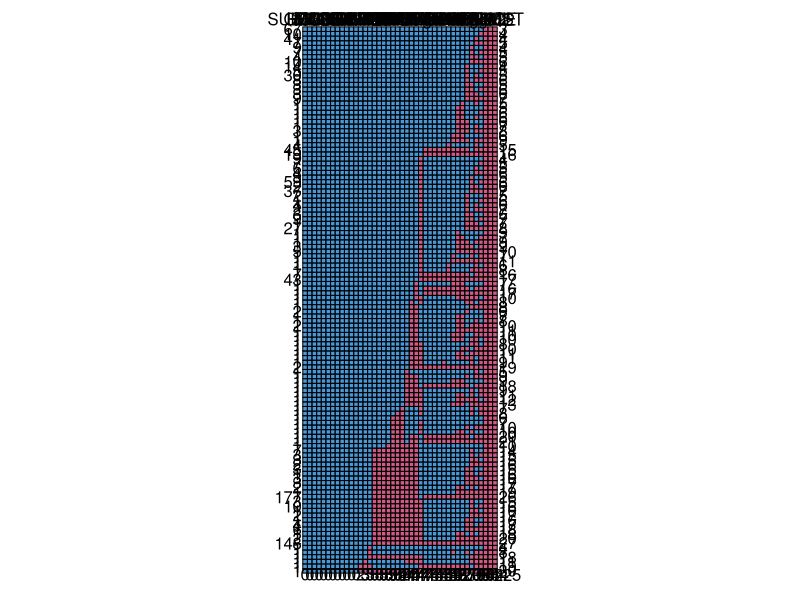

Generate this figure with R: (Note: this script raises an error after producing the figure.)
## ---- chunk 1
knitr::opts_chunk$set(echo = TRUE)

#open packages
library(here)
library(foreign)
library(labelled)
library(dplyr)
library(reshape2)
library(lme4)
library(MASS)
library(mice)
## ---- chunk 2
#set working directory
#setwd("~/Desktop/lizzyandshelley/Dataset") #LIZZY
setwd("~/GitHub/lizzyandshelley/Dataset")  #SHELLEY

#load the data
df <- read.spss("Ricky.SAV", use.value.labels = TRUE, to.data.frame=TRUE)

#get variable labels
attr(df, "variable.labels")
df.labels <- as.data.frame(attr(df, "variable.labels"))
QDSlabels <- data.frame(rownames(df.labels))
df.labels <- cbind(QDSlabels, df.labels)
names(df.labels) <- c("VAR_ID", "description")
rm(QDSlabels)

#USE THIS CODE TO LOOK UP A VARIABLE DESCRIPTION
#df.labels$description[df.labels$VAR_ID=="GENDER"]

#create substance use indicators

# #crack injection
# table(df$CRKINJ, useNA = "ifany")

df$CRKINJ1 <- ifelse(df$CRKINJ1=="No", "No", ifelse(df$CRKINJ1=="Yes", "Yes", NA))
# table(df$CRKINJ1, useNA = "ifany")
# table(df$CRKINJ2, useNA = "ifany")
# 
# 
# #powder cocaine injection
# table(df$CCINJ, useNA = "ifany")

df$CCINJ1 <- ifelse(df$CCINJ1=="No", "No", ifelse(df$CCINJ1=="Yes", "Yes", NA))
# table(df$CCINJ1, useNA = "ifany")
# table(df$CCINJ2, useNA = "ifany")
# 
# 
# #meth injection
# table(df$MTINJ, useNA = "ifany")

df$MTINJ1 <- ifelse(df$MTINJ1=="No", "No", ifelse(df$MTINJ1=="Yes", "Yes", NA))

# table(df$MTINJ1, useNA = "ifany")
# table(df$MTINJ2, useNA = "ifany")
# 

#injection of prescription stimulants
#table(df$STINJ, useNA = "ifany")

df$STINJ1 <- ifelse(df$STINJ1=="No", "No", ifelse(df$STINJ1=="Yes", "Yes", NA))

#table(df$STINJ1, useNA = "ifany")
#table(df$STINJ2, useNA = "ifany")


# #heroin injection
# table(df$HRINJ, useNA = "ifany")

df$HRINJ1 <- ifelse(df$HRINJ1=="No", "No", ifelse(df$HRINJ1=="Yes", "Yes", NA))
# table(df$HRINJ1, useNA = "ifany")
# table(df$HRINJ2, useNA = "ifany")

#NMPO injection
table(df$OPINJ, useNA = "ifany")

df$OPINJ1 <- ifelse(df$OPINJ1=="No", "No", ifelse(df$OPINJ1=="Yes", "Yes", NA))
table(df$OPINJ1, useNA = "ifany")
table(df$OPINJ2, useNA = "ifany")
# 
# #alcohol
df$ALCDAY <- as.numeric(df$ALCDAY)
df$ALCDAY1 <- as.numeric(df$ALCDAY1)
df$ALCDAY2 <- as.numeric(df$ALCDAY2)

df$ALCTX <- as.numeric(df$ALCTX)
df$ALCTX1 <- as.numeric(df$ALCTX1)
df$ALCTX2 <- as.numeric(df$ALCTX2)

#binge alcohol on a typical day
#binge baseline
df$binge <- ifelse(df$ALCDAY==0, 0, ifelse(df$ALCTX<4, 0, ifelse(df$ALCTX>3, 1, NA)))
#binge FU1 
df$binge1 <- ifelse(df$ALCDAY1==0, 0, ifelse(df$ALCTX1<4, 0, ifelse(df$ALCTX1>3, 1, NA)))
#binge FU2
df$binge2 <- ifelse(df$ALCDAY2==0, 0, ifelse(df$ALCTX2<4, 0, ifelse(df$ALCTX2>3, 1, NA)))


#any stimulant injection
#any stimulant injection baseline
df$ANYSTIM <- ifelse(df$CRKINJ=="Yes" | df$CCINJ=="Yes" | df$MTINJ=="Yes" | df$STINJ=="Yes", 1, ifelse(df$CRKINJ=="No" & df$CCINJ=="No" & df$MTINJ=="No" & df$STINJ=="No", 0, NA))
#any stimulant injection FU1
df$ANYSTIM1 <- ifelse(df$CRKINJ1=="Yes" | df$CCINJ1=="Yes" | df$MTINJ1=="Yes" | df$STINJ1=="Yes", 1, ifelse(df$CRKINJ1=="No" & df$CCINJ1=="No" & df$MTINJ1=="No" & df$STINJ1=="No", 0, NA))
#any stimulant injection FU2
df$ANYSTIM2 <- ifelse(df$CRKINJ2=="Yes" | df$CCINJ2=="Yes" | df$MTINJ2=="Yes" | df$STINJ2=="Yes", 1, ifelse(df$CRKINJ2=="No" & df$CCINJ2=="No" & df$MTINJ2=="No" & df$STINJ2=="No", 0, NA))

#any opioid injection
df$ANYOPIATE <- ifelse(df$HRINJ=="Yes" | df$OPINJ=="Yes", 1, ifelse(df$HRINJ=="No" & df$OPINJ=="No", 0, NA))

df$ANYOPIATE1 <- ifelse(df$HRINJ1=="Yes" | df$OPINJ1=="Yes", 1, ifelse(df$HRINJ1=="No" & df$OPINJ1=="No", 0, NA))

df$ANYOPIATE2 <- ifelse(df$HRINJ2=="Yes" | df$OPINJ2=="Yes", 1, ifelse(df$HRINJ2=="No" & df$OPINJ2=="No", 0, NA))

#clean up data types
df$MOSHOME <- as.numeric(df$MOSHOME)
df$MOSHOME1 <- as.numeric(df$MOSHOME1)
df$MOSHOME[is.na(df$MOSHOME)] <- 0
df$MOSHOME1[is.na(df$MOSHOME1)] <- 0
df$AGE <- as.numeric(df$AGE)
df$Rshare1 <- factor(df$Rshare1)

#create key variables not asked at baseline
df$ARREST <- rep(NA)
df$POLICE <- rep(NA)
df$JAIL <- rep(NA)

#select variables
dfs <- df %>%
  dplyr::select("SUBJECT", "FU1", "FU2", "GENDER", "AGE", "RACELG", "HOMELESS", "HOMELESS1", "HOMELESS2", "MOSHOME", "MOSHOME1", "MOSHOM2", "RECSHR", "RECSHR1", "RECSHR2", "PUBINJ", "PUBINJ1", "PUBINJ2", "IJWOTH", "IJWOTH1", "IJWOTH2", "POLICE", "POLICE1", "POLICE2", "ARREST", "ARREST1", "ARREST2", "JAIL", "JAIL1", "JAIL2", "Rshare", "Rshare1", "Rshare2", "binge", "binge1", "binge2", "ANYSTIM", "ANYSTIM1", "ANYSTIM2", "ANYOPIATE", "ANYOPIATE1", "ANYOPIATE2")

#look at missingness
missing <- data.frame(md.pattern(dfs))

#remove subjects with NA for exposure or outcome 
dfs <- subset(dfs, SUBJECT!=4394) 
dfs <- subset(dfs, SUBJECT!=4457) 
dfs <- subset(dfs, SUBJECT!=5055)
dfs <- subset(dfs, SUBJECT!=5267)
dfs <- subset(dfs, SUBJECT!=5276)
dfs <- subset(dfs, SUBJECT!=5277)

# #figure out any additional cases that will be dropped from glms below
# dfsglm <- dfs %>%
#   dplyr::select("SUBJECT", "GENDER", "AGE", "HOMELESS", "MOSHOME", "PUBINJ", "IJWOTH","RECSHR", "binge", "ANYSTIM", "ANYOPIATE")
# dfsglm$SUBJECT[which(! complete.cases(dfsglm))]

#impute missing covariates
impute <- c("SUBJECT", "GENDER", "AGE", "IJWOTH", "IJWOTH1", "IJWOTH2", "POLICE1", "POLICE2", "ARREST1", "ARREST2", "JAIL1", "JAIL2", "binge", "ANYSTIM", "ANYOPIATE", "binge1", "ANYSTIM1", "ANYOPIATE1", "binge2", "ANYSTIM2", "ANYOPIATE2")
keeps <- c("GENDER", "AGE", "IJWOTH", "IJWOTH1", "IJWOTH2", "POLICE1", "POLICE2", "ARREST1", "ARREST2", "JAIL1", "JAIL2", "binge", "ANYSTIM", "ANYOPIATE", "binge1", "ANYSTIM1", "ANYOPIATE1", "binge2", "ANYSTIM2", "ANYOPIATE2")
imputation <- mice(dfs[, (names(dfs) %in% impute)], m=5, maxit=5, printFlag=TRUE, seed = 242)
dfs1 <- complete(imputation, 1)
dfs1 <- merge(dfs1, dfs[, !(names(dfs) %in% keeps)], by = "SUBJECT")
dfs2 <- complete(imputation, 2)
dfs2 <- merge(dfs2, dfs[, !(names(dfs) %in% keeps)], by = "SUBJECT")
dfs3 <- complete(imputation, 3)
dfs3 <- merge(dfs3, dfs[, !(names(dfs) %in% keeps)], by = "SUBJECT")
dfs4 <- complete(imputation, 4)
dfs4 <- merge(dfs4, dfs[, !(names(dfs) %in% keeps)], by = "SUBJECT")
dfs5 <- complete(imputation, 5)
dfs5 <- merge(dfs5, dfs[, !(names(dfs) %in% keeps)], by = "SUBJECT")

#reweight sample to address LTFU
I_ABC <- dfs$FU1 == "Yes" & dfs$FU2 == 1
gFU1a <- glm(FU1 ~ RECSHR + PUBINJ + HOMELESS + JAIL + IJWOTH + GENDER + AGE + ANYSTIM, family = "binomial", data = dfs1, na.action = na.omit)
gFU1b <- glm(FU1 ~ RECSHR + PUBINJ + HOMELESS + IJWOTH + GENDER + AGE + ANYSTIM, family = "binomial", data = dfs2, na.action = na.omit)
gFU1c <- glm(FU1 ~ RECSHR + PUBINJ + HOMELESS + IJWOTH + GENDER + AGE + ANYSTIM, family = "binomial", data = dfs3, na.action = na.omit)
gFU1d <- glm(FU1 ~ RECSHR + PUBINJ + HOMELESS + IJWOTH + GENDER + AGE + ANYSTIM, family = "binomial", data = dfs4, na.action = na.omit)
gFU1e <- glm(FU1 ~ RECSHR + PUBINJ + HOMELESS + IJWOTH + GENDER + AGE + ANYSTIM, family = "binomial", data = dfs5, na.action = na.omit)
pFU1a <- predict(gFU1a, type = "response")
pFU1b <- predict(gFU1b, type = "response")
pFU1c <- predict(gFU1c, type = "response")
pFU1d <- predict(gFU1d, type = "response")
pFU1e <- predict(gFU1e, type = "response")
impFU1 <-data.frame(pFU1a, pFU1b, pFU1c, pFU1d, pFU1e)
dfs$pFU1 <- rowMeans(impFU1)
gFU2a <- glm(FU2 ~ FU1 + RECSHR + PUBINJ + HOMELESS + MOSHOME + IJWOTH + GENDER + AGE, family = "binomial", data = dfs1, na.action = na.omit) 
gFU2b <- glm(FU2 ~ FU1 + RECSHR + PUBINJ + HOMELESS + MOSHOME + IJWOTH + GENDER + AGE, family = "binomial", data = dfs2, na.action = na.omit) 
gFU2c <- glm(FU2 ~ FU1 + RECSHR + PUBINJ + HOMELESS + MOSHOME + IJWOTH + GENDER + AGE, family = "binomial", data = dfs3, na.action = na.omit) 
gFU2d <- glm(FU2 ~ FU1 + RECSHR + PUBINJ + HOMELESS + MOSHOME + IJWOTH + GENDER + AGE, family = "binomial", data = dfs4, na.action = na.omit) 
gFU2e <- glm(FU2 ~ FU1 + RECSHR + PUBINJ + HOMELESS + MOSHOME + IJWOTH + GENDER + AGE, family = "binomial", data = dfs5, na.action = na.omit) 
pFU2a <- predict(gFU2a, type = "response")
pFU2b <- predict(gFU2b, type = "response")
pFU2c <- predict(gFU2c, type = "response")
pFU2d <- predict(gFU2d, type = "response")
pFU2e <- predict(gFU2e, type = "response")
impFU2 <-data.frame(pFU2a, pFU2b, pFU2c, pFU2d, pFU2e)
dfs$pFU2 <- rowMeans(impFU2)
dfs$w <- I_ABC/(dfs$pFU1 * dfs$pFU2)
rm(gFU1a, gFU1b, gFU1c, gFU1d, gFU1e, gFU2a, gFU2b, gFU2c, gFU2d, gFU2e, pFU1a, pFU1b, pFU1c, pFU1d, pFU1e, pFU2a, pFU2b, pFU2c, pFU2d, pFU2e, impFU1, impFU2)

#select people with no LTFU (complete case)
#dfc <- subset(df, FU2==1 & FU1=="Yes")

#make dataset long format
dfslong <- reshape(dfs, idvar = "SUBJECT", varying = list(c("HOMELESS", "HOMELESS1", "HOMELESS2"), c("MOSHOME", "MOSHOME1", "MOSHOM2"), c("RECSHR", "RECSHR1", "RECSHR2"), c("PUBINJ", "PUBINJ1", "PUBINJ2"), c("IJWOTH", "IJWOTH1", "IJWOTH2"), c("POLICE", "POLICE1", "POLICE2"), c("ARREST", "ARREST1", "ARREST2"), c("JAIL", "JAIL1", "JAIL2"), c("binge", "binge1", "binge2"), c("ANYSTIM", "ANYSTIM1", "ANYSTIM2"), c("ANYOPIATE", "ANYOPIATE1", "ANYOPIATE2")), timevar = "VISIT", v.names = c("HOMELESS", "MOSHOME", "TIMESHARE", "PUBINJ", "IJWOTH", "POLICE", "ARREST", "JAIL", "binge", "ANYSTIM", "ANYOPIATE"), ids = "SUBJECT", times = c("baseline", "FU1", "FU2"), direction = "long")

#update variable types
dfslong$TIMESHARE <- as.numeric(dfslong$TIMESHARE)
dfslong$POLICE <- as.factor(dfslong$POLICE)
dfslong$ARREST <- as.factor(dfslong$ARREST)
dfslong$JAIL <- as.factor(dfslong$JAIL)
dfslong$VISIT <- as.factor(dfslong$VISIT)
dfslong$MOSHOME <- as.numeric(dfslong$MOSHOME)

dfslong$PUBINJord <- as.numeric(ifelse(dfslong$PUBINJ=="Never (0% of the time)", 0, ifelse(dfslong$PUBINJ=="Occasionally (less than 25% of the time)", 1, ifelse(dfslong$PUBINJ=="Sometimes (25% to 74% of the time)", 2, ifelse(dfslong$PUBINJ=="Usually (75% to 99% of the time)", 3, ifelse(dfslong$PUBINJ=="Always (100% of the time)", 4 ,NA))))))

dfslong$IJWOTHord <- as.numeric(ifelse(dfslong$IJWOTH=="Never (0% of the time)", 0, ifelse(dfslong$IJWOTH=="Occasionally (less than 25% of the time)", 1, ifelse(dfslong$IJWOTH=="Sometimes (25% to 74% of the time)", 2, ifelse(dfslong$IJWOTH=="Usually (75% to 99% of the time)", 3, ifelse(dfslong$IJWOTH=="Always (100% of the time)", 4, NA))))))

dfslong$YRSHOME <- dfslong$MOSHOME/12
## ---- chunk 3
######################################################################
########NOTE THAT RIGHT NOW WE ARE NOT REWEIGHTING THE SAMPLE#########
######################################################################

#gee model
library(gee)
modelgee <- gee(TIMESHARE ~ PUBINJord*YRSHOME + GENDER + AGE + ANYSTIM + ANYOPIATE + binge, SUBJECT, data = dfslong, family = poisson, corstr = "exchangeable", na.action = na.omit)
summary(modelgee)

#mixed effects models
modelpoisson <- glmer(TIMESHARE ~ PUBINJord*YRSHOME + GENDER + AGE + ANYSTIM + ANYOPIATE + binge + (1|SUBJECT), family = "poisson", data = dfslong, na.action = na.omit)
summary(modelpoisson)

modelnb <- glmer.nb(TIMESHARE ~ PUBINJord*YRSHOME + GENDER + AGE + ANYSTIM + ANYOPIATE + binge + (1|SUBJECT), data = dfslong, na.action = na.omit)
summary(modelnb)
## ---- chunk 4
#trying to plot public injecting against sharing to see what it looks like visually
simple_plot <- glm(TIMESHARE ~ PUBINJord, family = "poisson", data = dfslong, na.action = na.omit)

#code not working
plot(dfslong$PUBINJord, predict(simple_plot, type="link"))
